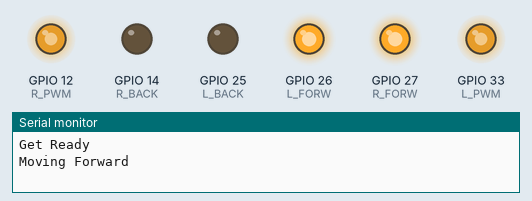
A sketch run on a simulated ESP32. Shown: output pins drawn as LEDs (lit = HIGH), the last lines printed to the serial monitor.

Above: at 2.05 s.
At 3.95 s:
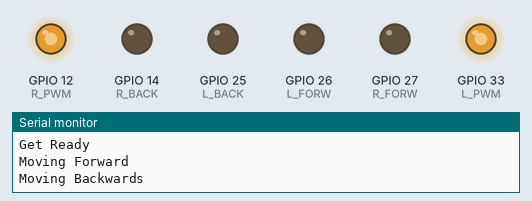
At 4.95 s:
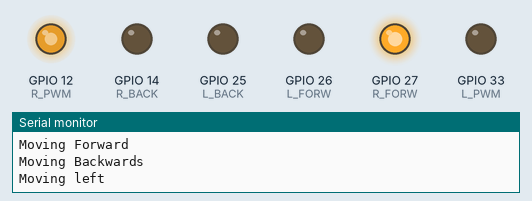
At 5.95 s:
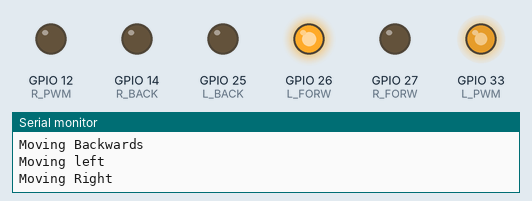
Timing chart, 0 to 7.2 s (numbered marks = the images above):
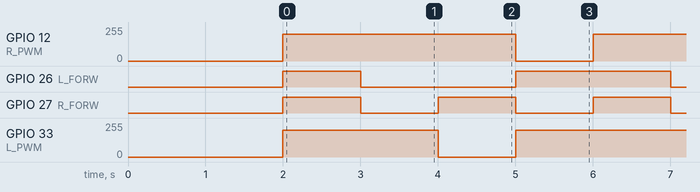

The sketch:

car_drive.ino
```cpp
/*

*/

const uint8_t R_PWM =  12;
const uint8_t R_BACK = 14;
const uint8_t R_FORW = 27;

const uint8_t L_PWM =  33;
const uint8_t L_BACK = 25;
const uint8_t L_FORW = 26;

const uint8_t channel_L =0;
const uint8_t channel_R= 1;


void setup(){

Serial.begin(115200);
pin_def();
stop();
Serial.println("Get Ready");
delay(2000);
}

void pin_def(){

  const int freq = 5000;
  const int res = 8;

  pinMode(L_PWM,  OUTPUT);
  pinMode(L_FORW, OUTPUT);
  pinMode(L_BACK, OUTPUT);
  pinMode(R_PWM,  OUTPUT);
  pinMode(R_FORW, OUTPUT);
  pinMode(R_BACK, OUTPUT);

  ledcSetup(channel_R ,freq , res);
  ledcSetup(channel_L ,freq , res);

  ledcAttachPin(R_PWM,channel_R);
  ledcAttachPin(L_PWM,channel_L);

}

void loop(){

move_forward();
delay(1000);

move_backward();
delay(1000);

move_left();
delay(1000);

move_right();
delay(1000);

}

void move_forward(){
    Serial.println("Moving Forward");

    digitalWrite(L_FORW, 1);
    digitalWrite(R_FORW, 1);

    ledcWrite(channel_R, 200);
    ledcWrite(channel_L, 200);
}

void move_left(){
    Serial.println("Moving left");
    digitalWrite(L_FORW, 0);
    digitalWrite(R_FORW, 1);
    ledcWrite(channel_R, 200);
    ledcWrite(channel_L, 0);
}

void move_right(){
Serial.println("Moving Right");
    digitalWrite(L_FORW, 1);
    digitalWrite(R_FORW, 0);
    ledcWrite(channel_R, 0);
    ledcWrite(channel_L, 200);
}

void move_backward(){
    Serial.println("Moving Backwards");
    digitalWrite(L_FORW, 0);
    digitalWrite(R_FORW, 0);
    ledcWrite(channel_R, 200);
    ledcWrite(channel_L, 200);

}

void stop()
{

   ledcWrite(channel_R, 0);
   ledcWrite(channel_L, 0);
}
```

Measured:
- by itself, GPIO 12 (R_PWM): alternates 199/255 for 3.0 s and 0/255 for 1.0 s
- by itself, GPIO 26 (L_FORW): repeats every 4.0 s: LOW 2.0 s, HIGH 2.0 s
- by itself, GPIO 27 (R_FORW): alternates HIGH for 1.0 s and LOW for 1.0 s
- by itself, GPIO 33 (L_PWM): repeats every 4.0 s: 0/255 1.0 s, 199/255 3.0 s
